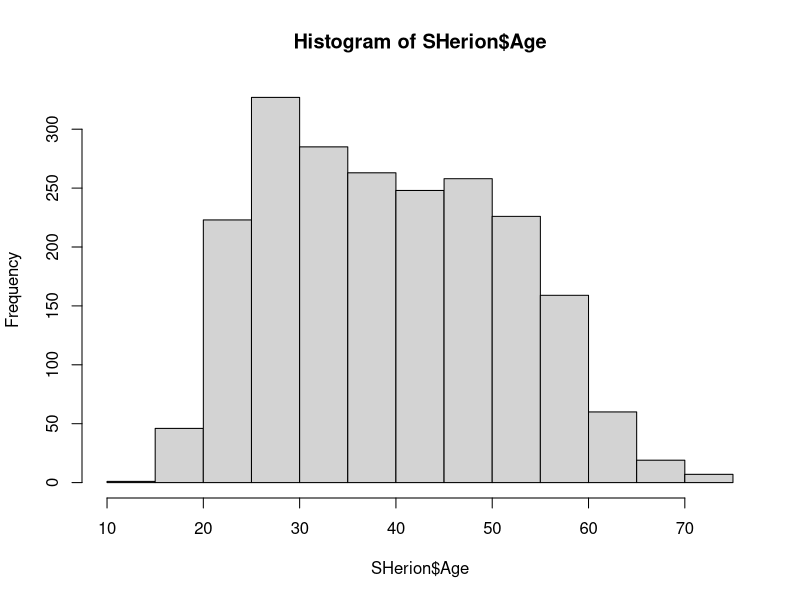

This figure's R source:
## ---- chunk 1
setwd("~/Desktop/DataAnalytics301/P") #sets working directory you will have to change this when running the code. 
drugs<- read.csv("Accidental_Drug_Related_Deaths__2012-2017.csv") #reads in the data file 
SHerion<-subset(drugs, Heroin=="Y") #creates a subset of data with only herion users 
drugs$Age<- as.numeric(drugs$Age)
SHerion$Age<- as.numeric(SHerion$Age)
hist(SHerion$Age) #creates a histogram for the age distribution of first herion useage 
